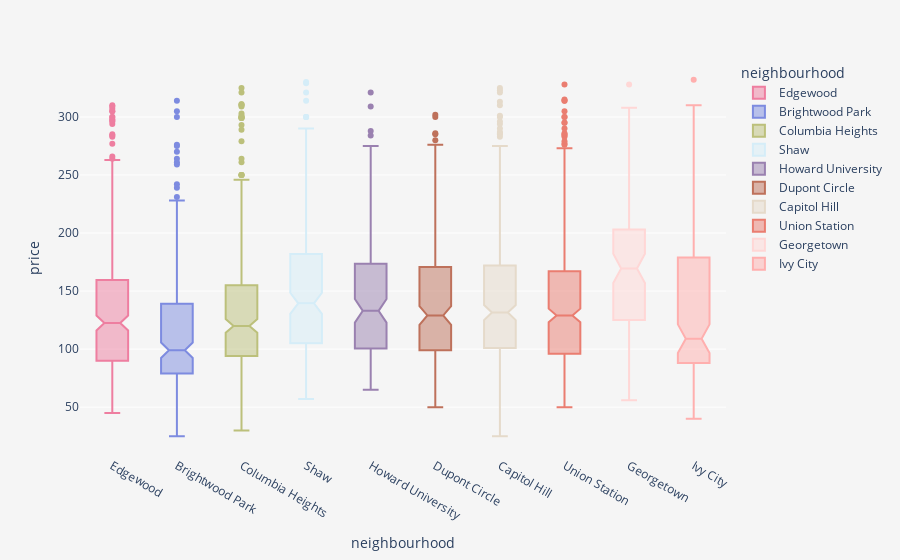

Notebook source saved alongside this figure:
### Code cell
fig = px.box(df_cleaned, x="neighbourhood", y="price",
             color="neighbourhood",
             notched=True,color_discrete_map=color_dict )  # can toggle notched shape
fig.update_layout(
    plot_bgcolor='whitesmoke',  # Inner background color
    paper_bgcolor='whitesmoke')
fig.show()
fig.write_html("box_plot.html")

### Figure 1 — Plotly figure (JSON) as saved in the notebook; plotly's stock layout.template omitted (floating-point values rounded to 4 significant figures; data arrays with more than 128 entries replaced by an {"elided": "..."} marker saying what was removed)
{"data": [{"alignmentgroup": "True", "hovertemplate": "neighbourhood=%{x}<br>price=%{y}<extra></extra>", "legendgroup": "Edgewood", "marker": {"color": "#EE7EA0"}, "name": "Edgewood", "notched": true, "offsetgroup": "Edgewood", "orientation": "v", "showlegend": true, "type": "box", "x": {"elided": "288 str values"}, "x0": " ", "xaxis": "x", "y": {"elided": "288 int values"}, "y0": " ", "yaxis": "y"}, {"alignmentgroup": "True", "hovertemplate": "neighbourhood=%{x}<br>price=%{y}<extra></extra>", "legendgroup": "Brightwood Park", "marker": {"color": "#7D8BE0"}, "name": "Brightwood Park", "notched": true, "offsetgroup": "Brightwood Park", "orientation": "v", "showlegend": true, "type": "box", "x": {"elided": "199 str values"}, "x0": " ", "xaxis": "x", "y": {"elided": "199 int values"}, "y0": " ", "yaxis": "y"}, {"alignmentgroup": "True", "hovertemplate": "neighbourhood=%{x}<br>price=%{y}<extra></extra>", "legendgroup": "Columbia Heights", "marker": {"color": "#BCC07B"}, "name": "Columbia Heights", "notched": true, "offsetgroup": "Columbia Heights", "orientation": "v", "showlegend": true, "type": "box", "x": {"elided": "259 str values"}, "x0": " ", "xaxis": "x", "y": {"elided": "259 int values"}, "y0": " ", "yaxis": "y"}, {"alignmentgroup": "True", "hovertemplate": "neighbourhood=%{x}<br>price=%{y}<extra></extra>", "legendgroup": "Shaw", "marker": {"color": "#D5EDF8"}, "name": "Shaw", "notched": true, "offsetgroup": "Shaw", "orientation": "v", "showlegend": true, "type": "box", "x": {"elided": "178 str values"}, "x0": " ", "xaxis": "x", "y": {"elided": "178 int values"}, "y0": " ", "yaxis": "y"}, {"alignmentgroup": "True", "hovertemplate": "neighbourhood=%{x}<br>price=%{y}<extra></extra>", "legendgroup": "Howard University", "marker": {"color": "#9A81B0"}, "name": "Howard University", "notched": true, "offsetgroup": "Howard University", "orientation": "v", "showlegend": true, "type": "box", "x": ["Howard University", "Howard University", "Howard University", "Howard University", "Howard University", "Howard University", "Howard University", "Howard University", "Howard University", "Howard University", "Howard University", "Howard University", "Howard University", "Howard University", "Howard University", "Howard University", "Howard University", "Howard University", "Howard University", "Howard University", "Howard University", "Howard University", "Howard University", "Howard University", "Howard University", "Howard University", "Howard University", "Howard University", "Howard University", "Howard University", "Howard University", "Howard University", "Howard University", "Howard University", "Howard University", "Howard University", "Howard University", "Howard University", "Howard University", "Howard University", "Howard University", "Howard University", "Howard University", "Howard University", "Howard University", "Howard University", "Howard University", "Howard University", "Howard University", "Howard University", "Howard University", "Howard University", "Howard University", "Howard University", "Howard University", "Howard University", "Howard University", "Howard University", "Howard University", "Howard University", "Howard University", "Howard University", "Howard University", "Howard University", "Howard University", "Howard University", "Howard University", "Howard University", "Howard University", "Howard University", "Howard University", "Howard University", "Howard University", "Howard University", "Howard University", "Howard University", "Howard University", "Howard University", "Howard University", "Howard University", "Howard University", "Howard University", "Howard University", "Howard University", "Howard University", "Howard University", "Howard University", "Howard University", "Howard University", "Howard University", "Howard University", "Howard University", "Howard University", "Howard University", "Howard University", "Howard University", "Howard University", "Howard University", "Howard University", "Howard University", "Howard University", "Howard University", "Howard University", "Howard University", "Howard University", "Howard University", "Howard University", "Howard University", "Howard University", "Howard University", "Howard University", "Howard University", "Howard University", "Howard University", "Howard University", "Howard University", "Howard University", "Howard University", "Howard University", "Howard University", "Howard University", "Howard University", "Howard University", "Howard University", "Howard University", "Howard University", "Howard University"], "x0": " ", "xaxis": "x", "y": [82, 69, 150, 160, 190, 192, 109, 138, 99, 99, 115, 180, 180, 100, 190, 150, 65, 190, 105, 169, 98, 113, 95, 99, 90, 175, 127, 99, 99, 89, 78, 81, 91, 136, 99, 115, 131, 151, 91, 210, 127, 115, 271, 139, 148, 132, 161, 149, 120, 140, 76, 136, 84, 263, 81, 92, 109, 120, 80, 288, 284, 84, 162, 156, 151, 132, 130, 100, 254, 220, 260, 217, 130, 275, 247, 204, 130, 246, 81, 205, 140, 109, 115, 176, 120, 160, 143, 117, 157, 135, 168, 141, 129, 65, 135, 194, 119, 239, 309, 149, 126, 181, 234, 175, 112, 93, 264, 133, 116, 168, 121, 153, 102, 163, 155, 111, 85, 146, 82, 217, 111, 107, 87, 186, 86, 321, 147], "y0": " ", "yaxis": "y"}, {"alignmentgroup": "True", "hovertemplate": "neighbourhood=%{x}<br>price=%{y}<extra></extra>", "legendgroup": "Dupont Circle", "marker": {"color": "#BE715B"}, "name": "Dupont Circle", "notched": true, "offsetgroup": "Dupont Circle", "orientation": "v", "showlegend": true, "type": "box", "x": {"elided": "193 str values"}, "x0": " ", "xaxis": "x", "y": {"elided": "193 int values"}, "y0": " ", "yaxis": "y"}, {"alignmentgroup": "True", "hovertemplate": "neighbourhood=%{x}<br>price=%{y}<extra></extra>", "legendgroup": "Capitol Hill", "marker": {"color": "#E5DACA"}, "name": "Capitol Hill", "notched": true, "offsetgroup": "Capitol Hill", "orientation": "v", "showlegend": true, "type": "box", "x": {"elided": "298 str values"}, "x0": " ", "xaxis": "x", "y": {"elided": "298 int values"}, "y0": " ", "yaxis": "y"}, {"alignmentgroup": "True", "hovertemplate": "neighbourhood=%{x}<br>price=%{y}<extra></extra>", "legendgroup": "Union Station", "marker": {"color": "#EA7D70"}, "name": "Union Station", "notched": true, "offsetgroup": "Union Station", "orientation": "v", "showlegend": true, "type": "box", "x": {"elided": "362 str values"}, "x0": " ", "xaxis": "x", "y": {"elided": "362 int values"}, "y0": " ", "yaxis": "y"}, {"alignmentgroup": "True", "hovertemplate": "neighbourhood=%{x}<br>price=%{y}<extra></extra>", "legendgroup": "Georgetown", "marker": {"color": "#FFD7D6"}, "name": "Georgetown", "notched": true, "offsetgroup": "Georgetown", "orientation": "v", "showlegend": true, "type": "box", "x": ["Georgetown", "Georgetown", "Georgetown", "Georgetown", "Georgetown", "Georgetown", "Georgetown", "Georgetown", "Georgetown", "Georgetown", "Georgetown", "Georgetown", "Georgetown", "Georgetown", "Georgetown", "Georgetown", "Georgetown", "Georgetown", "Georgetown", "Georgetown", "Georgetown", "Georgetown", "Georgetown", "Georgetown", "Georgetown", "Georgetown", "Georgetown", "Georgetown", "Georgetown", "Georgetown", "Georgetown", "Georgetown", "Georgetown", "Georgetown", "Georgetown", "Georgetown", "Georgetown", "Georgetown", "Georgetown", "Georgetown", "Georgetown", "Georgetown", "Georgetown", "Georgetown", "Georgetown", "Georgetown", "Georgetown", "Georgetown", "Georgetown", "Georgetown", "Georgetown", "Georgetown", "Georgetown", "Georgetown", "Georgetown", "Georgetown", "Georgetown", "Georgetown", "Georgetown", "Georgetown", "Georgetown", "Georgetown", "Georgetown", "Georgetown", "Georgetown", "Georgetown", "Georgetown", "Georgetown", "Georgetown", "Georgetown", "Georgetown", "Georgetown", "Georgetown", "Georgetown", "Georgetown", "Georgetown", "Georgetown", "Georgetown", "Georgetown", "Georgetown", "Georgetown", "Georgetown", "Georgetown", "Georgetown", "Georgetown", "Georgetown", "Georgetown", "Georgetown", "Georgetown", "Georgetown", "Georgetown", "Georgetown", "Georgetown", "Georgetown"], "x0": " ", "xaxis": "x", "y": [169, 250, 250, 145, 220, 220, 122, 125, 196, 56, 295, 100, 292, 192, 125, 122, 250, 200, 145, 153, 186, 186, 186, 164, 164, 186, 197, 97, 151, 119, 110, 141, 110, 113, 75, 185, 193, 149, 195, 199, 113, 211, 113, 287, 72, 184, 165, 145, 271, 138, 110, 221, 266, 105, 57, 61, 150, 298, 169, 179, 204, 147, 262, 188, 308, 181, 139, 203, 172, 200, 182, 226, 105, 67, 198, 160, 251, 150, 140, 287, 250, 160, 230, 328, 57, 82, 181, 159, 170, 135, 110, 172, 271, 111], "y0": " ", "yaxis": "y"}, {"alignmentgroup": "True", "hovertemplate": "neighbourhood=%{x}<br>price=%{y}<extra></extra>", "legendgroup": "Ivy City", "marker": {"color": "#FFAFAE"}, "name": "Ivy City", "notched": true, "offsetgroup": "Ivy City", "orientation": "v", "showlegend": true, "type": "box", "x": {"elided": "134 str values"}, "x0": " ", "xaxis": "x", "y": {"elided": "134 int values"}, "y0": " ", "yaxis": "y"}], "layout": {"boxmode": "overlay", "legend": {"title": {"text": "neighbourhood"}, "tracegroupgap": 0}, "margin": {"t": 60}, "paper_bgcolor": "whitesmoke", "plot_bgcolor": "whitesmoke", "xaxis": {"anchor": "y", "categoryarray": ["Edgewood", "Brightwood Park", "Columbia Heights", "Shaw", "Howard University", "Dupont Circle", "Capitol Hill", "Union Station", "Georgetown", "Ivy City"], "categoryorder": "array", "domain": [0, 1], "title": {"text": "neighbourhood"}}, "yaxis": {"anchor": "x", "domain": [0, 1], "title": {"text": "price"}}}}
